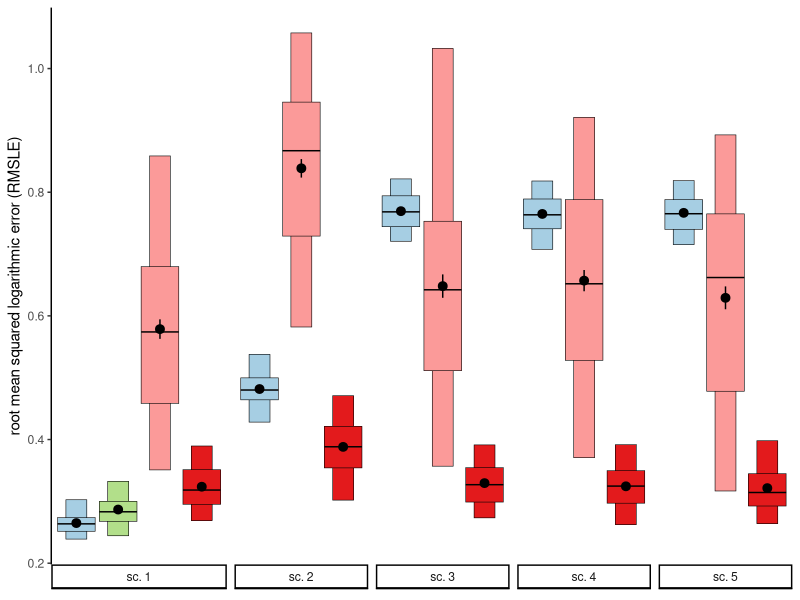
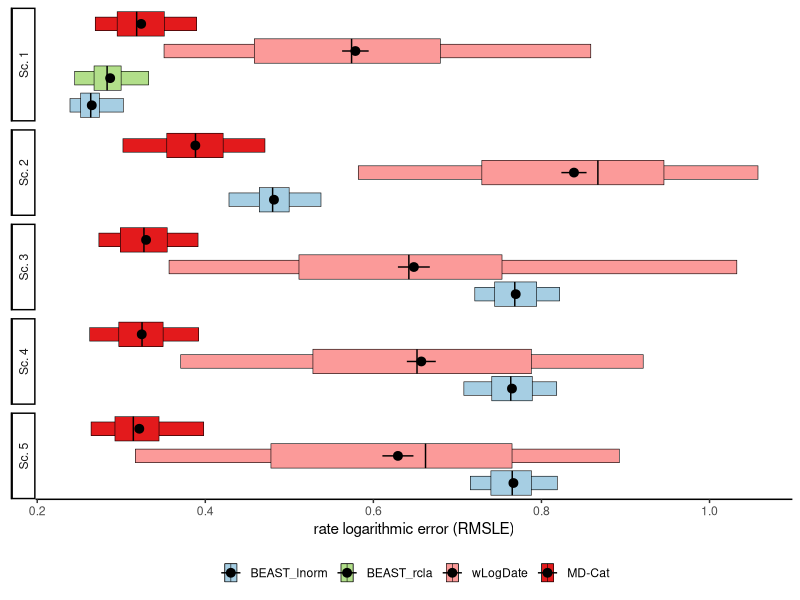
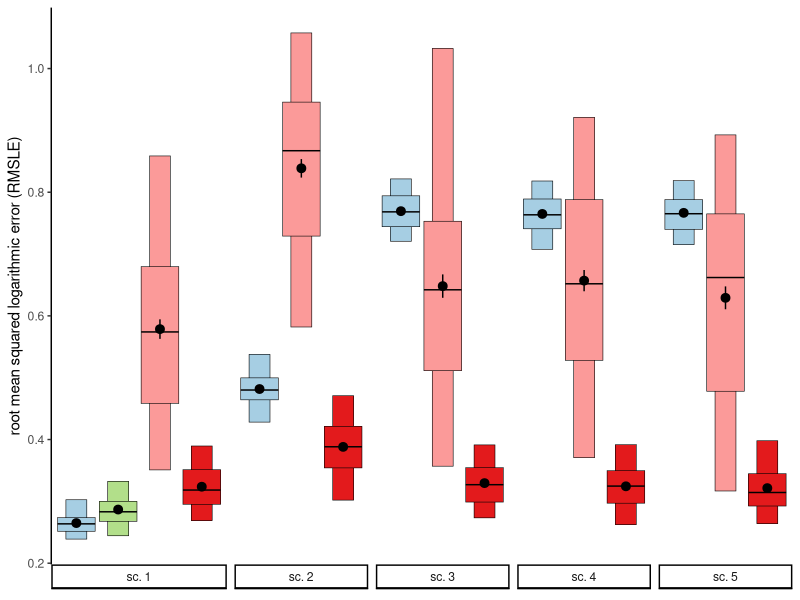
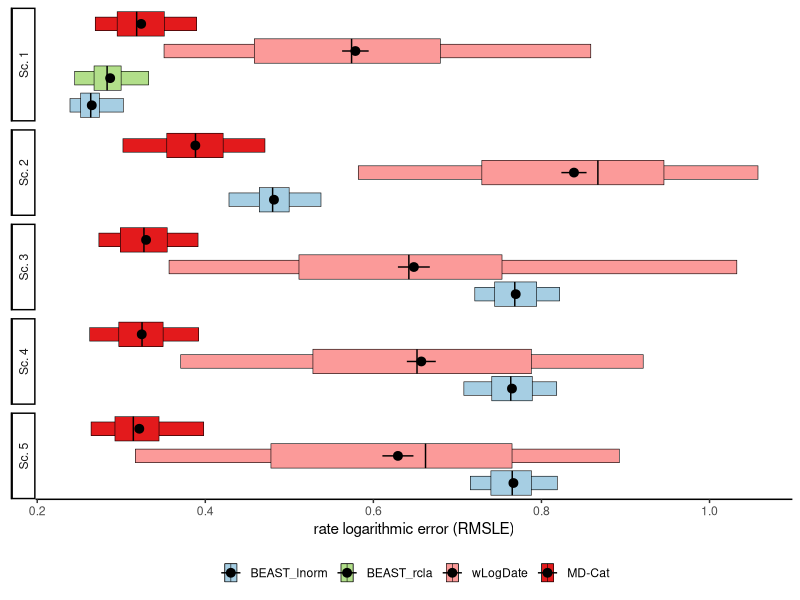

Generate these figures, in order, with R:
require(ggplot2)
#setwd("/Users/uym2/my_gits/MD-Cat-paper/Plots/simulated/angiosperm")

quantiles_95 <- function(x) {
  r <- quantile(x, probs=c(0.05, 0.5, 0.95))
  names(r) <- c("ymin", "y", "ymax")
  r
}
quantiles_75 <- function(x) {
  r <- quantile(x, probs=c(0.25, 0.5, 0.75))
  names(r) <- c("ymin", "y", "ymax")
  r
}

d1r = read.table("mutation_rates.txt",header=T)
d2r = read.table("results_rate_moreBEAST.txt",header=T)
dr=rbind(d1r,d2r)
#dr$method = factor(dr$method,levels = c("wLogDate","MD-Cat","BEAST_lnorm","BEAST_strict","BEAST_rcla"))


dr$method = factor(dr$method,levels = c("BEAST_lnorm",
                             "BEAST_strict","BEAST_rcla","RelTime","wLogDate","MD-Cat"))

ggplot(dr[!dr$method %in% c("BEAST_strict"),],aes(x=method,y=log10(exp(1))*error,fill=method)) + 
  stat_summary(position=position_dodge(width=0.9),width=.5,
               fun.data = quantiles_95,geom="crossbar",size=0.2) +
  stat_summary(position=position_dodge2(width=0.75),
               fun.data = quantiles_75,geom="crossbar",size=0.2) +
  #geom_boxplot(position="dodge") + 
  stat_summary(position=position_dodge2(width = 0.9)) + 
  #scale_fill_manual(values = c("#D95F02","#7570B3")) +
  scale_fill_manual(values = RColorBrewer::brewer.pal(7,'Paired')[c(1,3,5:6)]) +
  xlab("simulation") + ylab("root mean squared logarithmic error (RMSLE)") +
  theme_classic() +
  facet_grid(~sub(pattern = "scenario","sc. ",scenario),scales="free_x",space="free", switch = "x") + 
  theme(axis.ticks.x = element_blank(),axis.title.x = element_blank(),axis.text.x = element_blank()) +
  theme(legend.title = element_blank(),legend.position = "none") 
ggsave("mutation_rates.pdf",width=4,height=4)

ggplot(dr[!dr$method %in% c("BEAST_strict"),],aes(y=method,x=log10(exp(error)),fill=method)) + 
  stat_summary(position=position_dodge(width=0.9),width=.5,
               fun.data = quantiles_95,geom="crossbar",size=0.2) +
  stat_summary(position=position_dodge2(width=0.75),
               fun.data = quantiles_75,geom="crossbar",size=0.2) +
  stat_summary(position=position_dodge2(width = 0.9)) + 
  #scale_fill_manual(values = c("#D95F02","#7570B3")) +
  scale_fill_manual(values = RColorBrewer::brewer.pal(7,'Paired')[c(1,3,5:6)]) +
  ylab("simulation") + xlab("rate logarithmic error (RMSLE)") +
  theme_classic() +
  facet_grid(sub(pattern = "scenario","Sc. ",scenario)~.,scales="free_y",space="free", switch = "y") + 
  theme(axis.ticks.y = element_blank(),
        axis.title.y = element_blank(), 
        axis.text.y = element_blank(), 
        legend.title = element_blank(),legend.position = "bottom") 
ggsave("mutation_rates_flipped.pdf",width=3.4,height=5)

